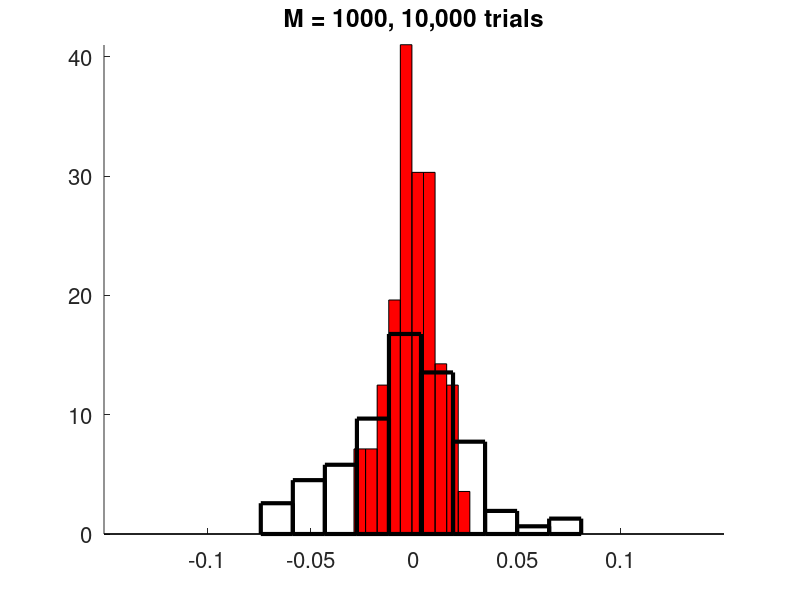

The MATLAB script that drew this image:
figure1 = figure;
set(gcf, 'Units', 'inches');
haxes=axes('Parent', figure1, 'XLim', [-.15 .15], 'YLim', [0 41], 'FontSize', 16);
hold all;

%%
M=10000; mu=0; sigma=1; K=100;
muhat=zeros([K,1]);
for k=1:K %repeating MC
    D=random('normal',mu,sigma,[M,1]);
    muhat(k)=mean(D);
end;

[N, xout]=hist(muhat);
figure1=bar(xout', N'/(sum(N)*(xout(2)-xout(1))), 'barwidth', 1, 'facecolor', 'r');

%%
M=1000; mu=0; sigma=1; K=100;
muhat=zeros([K,1]);
for k=1:K %repeating MC
    D=random('normal',mu,sigma,[M,1]);
    muhat(k)=mean(D);
end;

[N, xout]=hist(muhat);
figure1=bar(xout', N'/(sum(N)*(xout(2)-xout(1))), 'barwidth', 1, 'facecolor', 'none', 'LineWidth', 3);

title('M = 1000, 10,000 trials')
